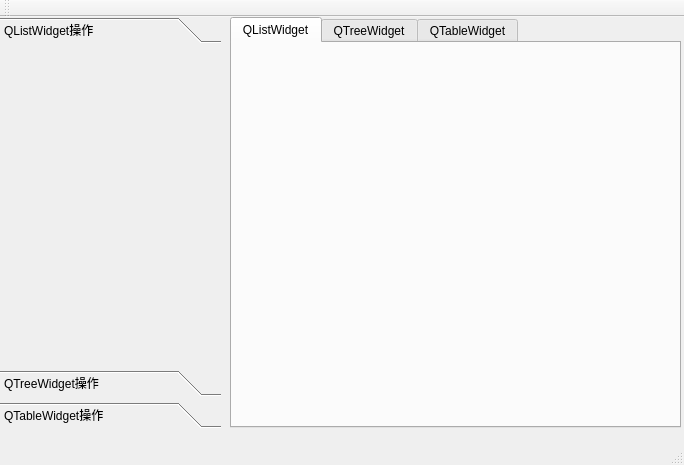
<?xml version="1.0" encoding="UTF-8"?>
<ui version="4.0">
 <class>MainWindow</class>
 <widget class="QMainWindow" name="MainWindow">
  <property name="geometry">
   <rect>
    <x>0</x>
    <y>0</y>
    <width>684</width>
    <height>465</height>
   </rect>
  </property>
  <property name="windowTitle">
   <string>MainWindow</string>
  </property>
  <widget class="QWidget" name="centralWidget">
   <widget class="QToolBox" name="toolBox">
    <property name="geometry">
     <rect>
      <x>0</x>
      <y>0</y>
      <width>221</width>
      <height>411</height>
     </rect>
    </property>
    <property name="currentIndex">
     <number>0</number>
    </property>
    <widget class="QWidget" name="listPage">
     <property name="geometry">
      <rect>
       <x>0</x>
       <y>0</y>
       <width>221</width>
       <height>333</height>
      </rect>
     </property>
     <attribute name="label">
      <string>QListWidget操作</string>
     </attribute>
    </widget>
    <widget class="QWidget" name="treePage">
     <property name="geometry">
      <rect>
       <x>0</x>
       <y>0</y>
       <width>221</width>
       <height>333</height>
      </rect>
     </property>
     <attribute name="label">
      <string>QTreeWidget操作</string>
     </attribute>
    </widget>
    <widget class="QWidget" name="tablePage">
     <property name="geometry">
      <rect>
       <x>0</x>
       <y>0</y>
       <width>221</width>
       <height>333</height>
      </rect>
     </property>
     <attribute name="label">
      <string>QTableWidget操作</string>
     </attribute>
    </widget>
   </widget>
   <widget class="QTabWidget" name="tabWidget">
    <property name="geometry">
     <rect>
      <x>230</x>
      <y>0</y>
      <width>451</width>
      <height>411</height>
     </rect>
    </property>
    <property name="currentIndex">
     <number>0</number>
    </property>
    <widget class="QWidget" name="listTab">
     <attribute name="title">
      <string>QListWidget</string>
     </attribute>
    </widget>
    <widget class="QWidget" name="treeTab">
     <attribute name="title">
      <string>QTreeWidget</string>
     </attribute>
    </widget>
    <widget class="QWidget" name="tableTab">
     <attribute name="title">
      <string>QTableWidget</string>
     </attribute>
     <widget class="QWidget" name="widget" native="true">
      <property name="geometry">
       <rect>
        <x>10</x>
        <y>10</y>
        <width>421</width>
        <height>38</height>
       </rect>
      </property>
      <layout class="QGridLayout" name="gridLayout">
       <item row="0" column="0">
        <widget class="QLabel" name="label">
         <property name="text">
          <string>当前项变化</string>
         </property>
        </widget>
       </item>
       <item row="0" column="1">
        <widget class="QLineEdit" name="lineEdit"/>
       </item>
       <item row="0" column="2">
        <widget class="QCheckBox" name="checkBox">
         <property name="text">
          <string>可编辑</string>
         </property>
        </widget>
       </item>
      </layout>
     </widget>
     <widget class="QWidget" name="widget_2" native="true">
      <property name="geometry">
       <rect>
        <x>10</x>
        <y>60</y>
        <width>411</width>
        <height>36</height>
       </rect>
      </property>
      <layout class="QGridLayout" name="gridLayout_2">
       <item row="0" column="0">
        <widget class="QToolButton" name="tbSelectItem">
         <property name="text">
          <string>选择项</string>
         </property>
        </widget>
       </item>
       <item row="0" column="1">
        <widget class="QToolButton" name="tbSelectAll">
         <property name="text">
          <string>全选</string>
         </property>
        </widget>
       </item>
       <item row="0" column="2">
        <widget class="QToolButton" name="tbSelectNone">
         <property name="text">
          <string>全不选</string>
         </property>
        </widget>
       </item>
       <item row="0" column="3">
        <widget class="QToolButton" name="tbSelectInvs">
         <property name="text">
          <string>啥意思</string>
         </property>
        </widget>
       </item>
      </layout>
     </widget>
    </widget>
   </widget>
  </widget>
  <widget class="QMenuBar" name="menuBar">
   <property name="geometry">
    <rect>
     <x>0</x>
     <y>0</y>
     <width>684</width>
     <height>23</height>
    </rect>
   </property>
  </widget>
  <widget class="QToolBar" name="mainToolBar">
   <attribute name="toolBarArea">
    <enum>TopToolBarArea</enum>
   </attribute>
   <attribute name="toolBarBreak">
    <bool>false</bool>
   </attribute>
  </widget>
  <widget class="QStatusBar" name="statusBar"/>
 </widget>
 <layoutdefault spacing="6" margin="11"/>
 <resources/>
 <connections/>
</ui>
